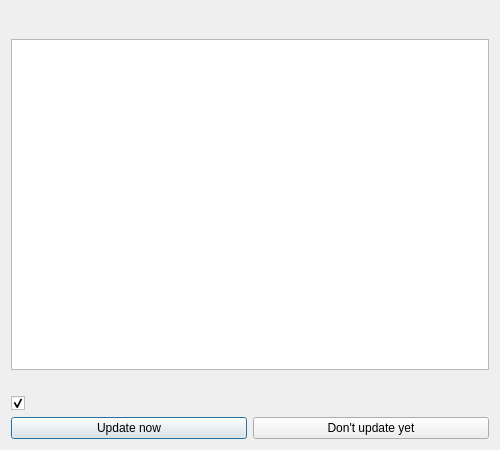
<?xml version="1.0" encoding="UTF-8"?>
<ui version="4.0">
 <class>UpdateDialog</class>
 <widget class="QDialog" name="UpdateDialog">
  <property name="geometry">
   <rect>
    <x>0</x>
    <y>0</y>
    <width>500</width>
    <height>450</height>
   </rect>
  </property>
  <property name="windowTitle">
   <string>MeshMC Update</string>
  </property>
  <property name="windowIcon">
   <iconset>
    <normaloff>:/icons/toolbar/checkupdate</normaloff>:/icons/toolbar/checkupdate</iconset>
  </property>
  <layout class="QVBoxLayout" name="verticalLayout">
   <item>
    <layout class="QHBoxLayout" name="horizontalLayout_2">
     <item>
      <widget class="QLabel" name="label">
       <property name="font">
        <font>
         <pointsize>14</pointsize>
        </font>
       </property>
       <property name="text">
        <string/>
       </property>
       <property name="alignment">
        <set>Qt::AlignLeading|Qt::AlignLeft|Qt::AlignVCenter</set>
       </property>
       <property name="buddy">
        <cstring>changelogBrowser</cstring>
       </property>
      </widget>
     </item>
    </layout>
   </item>
   <item>
    <widget class="QTextBrowser" name="changelogBrowser">
     <property name="openExternalLinks">
      <bool>true</bool>
     </property>
    </widget>
   </item>
   <item>
    <widget class="QLabel" name="variantLabel">
     <property name="visible">
      <bool>false</bool>
     </property>
     <property name="wordWrap">
      <bool>true</bool>
     </property>
    </widget>
   </item>
   <item>
    <widget class="QCheckBox" name="variantCheck">
     <property name="visible">
      <bool>false</bool>
     </property>
     <property name="checked">
      <bool>true</bool>
     </property>
    </widget>
   </item>
   <item>
    <layout class="QGridLayout" name="gridLayout">
     <item row="0" column="0">
      <widget class="QPushButton" name="btnUpdateNow">
       <property name="sizePolicy">
        <sizepolicy hsizetype="Preferred" vsizetype="Fixed">
         <horstretch>0</horstretch>
         <verstretch>0</verstretch>
        </sizepolicy>
       </property>
       <property name="text">
        <string>Update now</string>
       </property>
      </widget>
     </item>
     <item row="0" column="1">
      <widget class="QPushButton" name="btnUpdateLater">
       <property name="sizePolicy">
        <sizepolicy hsizetype="Preferred" vsizetype="Fixed">
         <horstretch>0</horstretch>
         <verstretch>0</verstretch>
        </sizepolicy>
       </property>
       <property name="text">
        <string>Don't update yet</string>
       </property>
      </widget>
     </item>
    </layout>
   </item>
  </layout>
 </widget>
 <tabstops>
  <tabstop>changelogBrowser</tabstop>
  <tabstop>btnUpdateNow</tabstop>
  <tabstop>btnUpdateLater</tabstop>
 </tabstops>
 <resources>
  <include location="../../resources/multimc/multimc.qrc"/>
 </resources>
 <connections/>
</ui>
